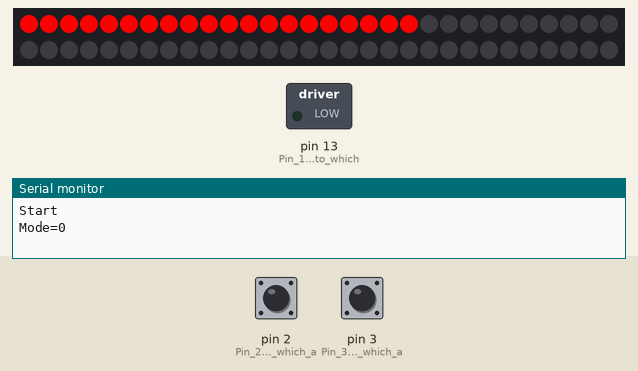
The sketch below on a simulated Arduino Uno, built with avr-gcc and run on an emulated ATmega328P. Shown: 60 RGB LEDs in strip order, left to right, continuing on the next row, switched loads named in the sketch (green lamp = pin HIGH), the last lines printed to the serial monitor. The test bench sets the inputs (shaded band); at power-on: pin 2 (Pin_2_is_input_to_which_a) HIGH, pin 3 (Pin_3_is_input_to_which_a) HIGH. Random numbers use the default seed unless the sketch sets one.

Above: at 1.26 s.
1.3 s: pin 2 (Pin_2_is_input_to_which_a) pulled LOW for 0.15 s
At 1.37 s:
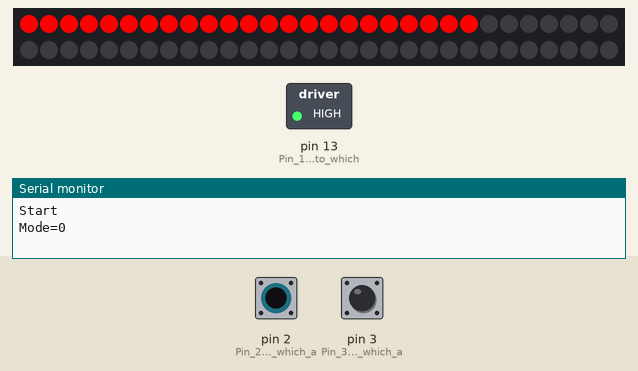
2.0 s: pin 3 (Pin_3_is_input_to_which_a) pulled LOW for 0.15 s
At 2.5 s:
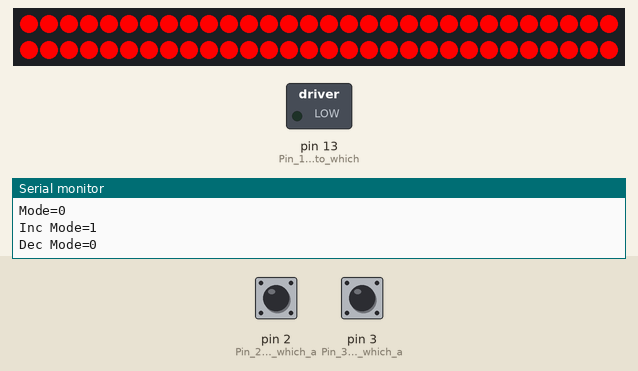
2.7 s: pin 2 (Pin_2_is_input_to_which_a) pulled LOW for 1 s
At 2.77 s:
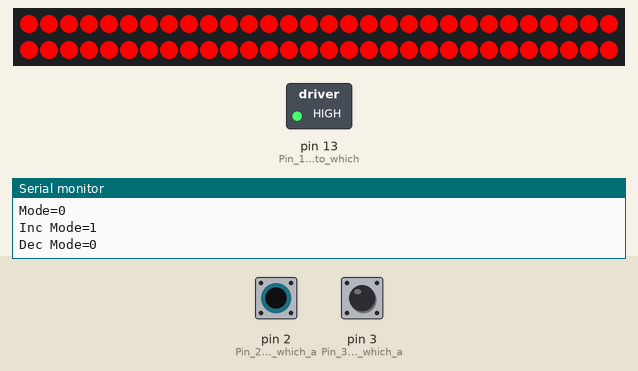
4.3 s: pin 3 (Pin_3_is_input_to_which_a) pulled LOW for 1 s
At 4.33 s:
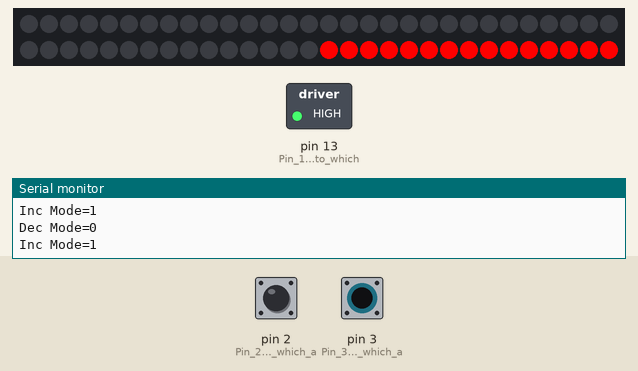
5.9 s: pin 3 (Pin_3_is_input_to_which_a) pulled LOW for 3.2 s
At 6.7 s:
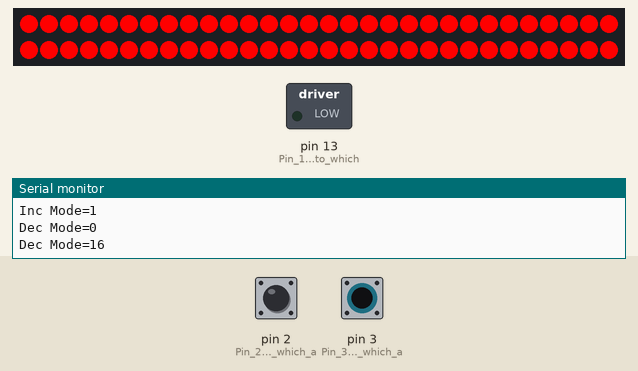
Timing chart, 0 to 8.9 s (numbered marks = the images above; inputs shaded):
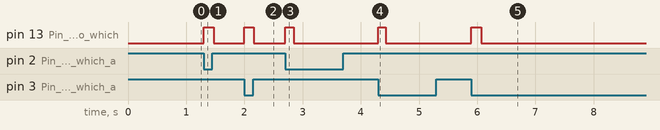

The sketch:

led-strip-two-buttons.ino
```cpp
/* LED Strip with Two Buttons

This lab allows you to change display "modes" of a WS-2811B addressible LED Strip (NeoPixels)
To use this program hook up two momentary push buttons from pins 2 and 3 to Ground (GND).
One button will increment the display mode (an integer), the other will decrment the mode.
You MUST use pins 2 and 3 because they are the only Interrupt pins on the Arduino (Uno, Nano).
Remember to connect the other ends of the momentary push buttons to GND.  We use the internal
Arduino 20K resistors to pull up the signals to 5 volts when the buttons are open.
Connect the LED Strip to to power, ground and pin 12 in the lower left corner of the Nano.

*/

#include <Adafruit_NeoPixel.h>

int mode = 0; // This is the "mode" of the device.  It starts at 0 and gets incremented or decremented
int newModeInc = 0; // Set to 1 by the ISR when the Green Increment Mode button is pressed.
int newModeDec = 0; // Set to 1 by the ISR when the Red Decrment Mode button is pressed.
long lastDebounceTime = 0;  // the last time the output pin was toggled
long debounceDelay = 125;   // the debounce time; increase if the output flickers

const int LED_STRIP_PIN = 12; // Connect the Data pin of the LED strip here
const int NUMBER_PIXELS = 60;


; // Number of pixels in the LED strip
Adafruit_NeoPixel strip = Adafruit_NeoPixel(NUMBER_PIXELS, LED_STRIP_PIN, NEO_GRB + NEO_KHZ800);

int modeCount = 17; // The number of display modes, we mode the mode to get the actual mode
int mainLoopCount = 0;  // The number of times we go through the main loop

void setup()
{
  pinMode(13, OUTPUT);     // Pin 13 is output to which an LED is connected
  digitalWrite(13, LOW);   // Make pin 13 low, switch LED off
  pinMode(2, INPUT_PULLUP);     // Pin 2 is input to which a switch is connected = INT0
  pinMode(3, INPUT_PULLUP);    // Pin 3 is input to which a switch is connected = INT1
  attachInterrupt(0, changeModeInc, FALLING  ); // pin 2
  attachInterrupt(1, changeModeDec, FALLING  ); // pin 3
  Serial.begin(9600);
  strip.begin(); // sets up the memory for the LED strip
  Serial.println("Start");
  Serial.print("Mode=");
  Serial.println(mode, DEC);
  rainbow7();
  delay(50);
  newModeInc=0; // must be reset to 0 at the end of setup!
  newModeDec=0;
}

void loop() {
  if (newModeInc == 1) {
    if ((millis() - lastDebounceTime) > debounceDelay) {
      mode++;
      mode = mode % modeCount;
      Serial.print("Inc Mode=");
      Serial.println(mode, DEC);
      digitalWrite(13, LOW);
      newModeInc = 0;
    }
    else {
    }
  };

  if (newModeDec == 1) {
    if ((millis() - lastDebounceTime) > debounceDelay) {
      if (mode == 0) {
        mode = modeCount - 1;
      } else {
        mode--;
      }
      Serial.print("Dec Mode=");
      Serial.println(mode, DEC);
      digitalWrite(13, LOW);
      newModeDec = 0;
    }

  };

  // select the mode
  switch (mode) {
        case 0:colorWipe2(255, 0, 0);break; // 7 pixel rainbow
        case 1: KITT(255, 0, 0);break; // red
        case 2: colorWipe(255, 0, 0);break; // green
/*        case 3: dot(0, 0, 255);break; // blue
        case 4: colorWipe(255 ,0, 0);break;
        case 5: colorWipe(0, 255, 0);break;
        case 6: colorWipe(0, 0, 255);break;
        case 7: swoosh(255 ,0, 0);break;
        case 8: swoosh(0, 255, 0);break;
        case 9: swoosh(0, 0, 255);break;
        case 10: colorWipe(255, 0, 0);break;
        case 11: theaterChase(0, 255, 0);break;
        case 12: theaterChase(0, 0, 255);break;
        case 13: rainbowSlide();break;
        case 14: candle();break;
        case 15: randomColor();break;
        case 16: sparkle();break;
  */   }
  delay(50
  ); // keep this pattern for 1/10th of a second
  mainLoopCount++;
}

// Interrupt service routine - keep this fast
void changeModeInc(){
  digitalWrite(13, HIGH); // show we have a new mode
  newModeInc = 1; // indicate we have a new increment mode
  lastDebounceTime = millis(); // record when we got the interrupt for debouncing
}

// Interrupt service routine
void changeModeDec(){
  digitalWrite(13, HIGH); //  show we have a new mode
  newModeDec = 1; // indicate we have a new increment mode
  lastDebounceTime = millis(); // record when we got the interrupt for debouncing
}

// move a dot
void dot(int red, int blue, int green) {
  int index = mainLoopCount % strip.numPixels();
  clear();
  strip.setPixelColor(index, red, blue, green);
  strip.show();
}

void colorWipe(int red, int blue, int green) {
  int index = mainLoopCount % strip.numPixels();
  if (index == 0) {
    clear();
  }
 else
    for(uint16_t i=0; i<=index; i++) {
//      for(uint16_t i=; i<=index; i++) {
//      strip.setPixelColor(i, red, blue, green);
            strip.setPixelColor(60-i, red, blue, green);
    }
  strip.show();
}
void colorWipe2(int red, int blue, int green) {
  int index = mainLoopCount % strip.numPixels();
  if (index == 0) {
    clear();
  }
 else
    for(uint16_t i=0; i<=index; i++) {
//      for(uint16_t i=; i<=index; i++) {
//      strip.setPixelColor(i, red, blue, green);
            strip.setPixelColor(i, red, blue, green);
    }
  strip.show();
}
void KITT(int red, int blue, int green) {
  int index = mainLoopCount % strip.numPixels();
  if (index == 0) {
    clear();
  }
 else
    for(uint16_t i=0; i<=index; i++) {
//      for(uint16_t i=; i<=index; i++) {
//      strip.setPixelColor(i, red, blue, green);
            strip.setPixelColor(60-i, red, blue, green);
    }
  strip.show();
}
// make a single color appear to move as a comet flying by
void swoosh(int red, int blue, int green) {
  int n = strip.numPixels();
  int index = mainLoopCount % n;
  clear();
  strip.setPixelColor((index + 5) % n, red, blue, green);
  strip.setPixelColor((index + 4) % n, red / 1.5, blue / 1.5, green / 1.5);
  strip.setPixelColor((index + 3) % n, red / 2, blue/ 2, green/ 2);
  strip.setPixelColor((index + 2) % n, red / 4, blue/ 4, green/ 4);
  strip.setPixelColor((index + 1) % n, red / 8, blue/ 8, green/ 8);
  strip.setPixelColor((index) % n, red / 16, blue/ 16, green/ 16);

  strip.show();
}

// draw a seven segment rainbow on the LED strip with red on the highest pixel
// i is the index of where to start
// strip is the LED strip
void rainbow7() {
    int i = mainLoopCount;
    int np = strip.numPixels();  // we use the modulo function with this
    strip.setPixelColor(i     % np, 0, 0, 0); // off
    strip.setPixelColor((i+1) % np, 25, 0, 25); // violet
    strip.setPixelColor((i+2) % np, 255, 0, 255); // indigo
    strip.setPixelColor((i+3) % np, 0, 0, 150); // blue
    strip.setPixelColor((i+4) % np, 0, 150, 0); // green
    strip.setPixelColor((i+5) % np, 255, 255, 0); // yellow
    strip.setPixelColor((i+6) % np, 110, 70, 0); // orange
    strip.setPixelColor((i+7) % np, 150, 0, 0); // red
    // erase the rest
    strip.setPixelColor((i+8) %np , 0, 0, 0);
    strip.setPixelColor((i+9) %np , 0, 0, 0);
    strip.setPixelColor((i+10) %np , 0, 0, 0);
    strip.setPixelColor((i+11) %np , 0, 0, 0);
    strip.show();
}

void rainbowSlide() {
    for(int i=0; i< strip.numPixels(); i++)
    {
        strip.setPixelColor((i + mainLoopCount) % strip.numPixels(), Wheel(((i * 256 / strip.numPixels()) + mainLoopCount) & 255));
    }
    strip.show();
}

void randomColor() {
  int randomIndex = random(strip.numPixels()); // a number from 0 to 11
    clear();
    strip.setPixelColor(randomIndex, Wheel(random(255)));
    strip.show();
}

void sparkle() {
  int randomIndex = random(strip.numPixels()); // a number from 0 to 11
    clear();
    strip.setPixelColor(randomIndex, 10, 10, 10);
    strip.show();
}

void clear() {
  for(uint16_t i=0; i<strip.numPixels(); i++) {
      strip.setPixelColor(i, 0);
      strip.show();
  }
}

// Input a value 0 to 255 to get a color value.
// The colours are a transition r - g - b - back to r.
uint32_t Wheel(byte WheelPos) {
  if(WheelPos < 85) {
   return strip.Color(WheelPos * 3, 255 - WheelPos * 3, 0);
  } else if(WheelPos < 170) {
   WheelPos -= 85;
   return strip.Color(255 - WheelPos * 3, 0, WheelPos * 3);
  } else {
   WheelPos -= 170;
   return strip.Color(0, WheelPos * 3, 255 - WheelPos * 3);
  }
}

void candle() {
   uint8_t green; // brightness of the green
   uint8_t red;  // add a bit for red
   for(uint8_t i=0; i<10; i++) {
     green = 50 + random(155);
     red = green + random(50);
     strip.setPixelColor(random(strip.numPixels() - 1), red, green, 0);
     strip.show();
  }
}

void theaterChase(int red, int blue, int green) {
int index = mainLoopCount % strip.numPixels();
for(int i=0; i < strip.numPixels(); i++) {
      if ((i + index) % 4 == 0)
      {
          strip.setPixelColor(i, red, green, blue);
      }
      else
      {
          strip.setPixelColor(i, 0, 0, 0);
      }
  }
  strip.show();
}
```

Measured:
- after the input at 1.3 s, pin 13 (Pin_13_is_output_to_which): LOW → HIGH at once, → LOW 0.17 s later
- after the input at 2.0 s, pin 13 (Pin_13_is_output_to_which): LOW → HIGH at once, → LOW 0.16 s later
- after the input at 2.7 s, pin 13 (Pin_13_is_output_to_which): LOW → HIGH at once, → LOW 0.15 s later
- after the input at 4.3 s, pin 13 (Pin_13_is_output_to_which): LOW → HIGH at once, → LOW 0.13 s later
- after the input at 5.9 s, pin 13 (Pin_13_is_output_to_which): LOW → HIGH at once, → LOW 0.17 s later
